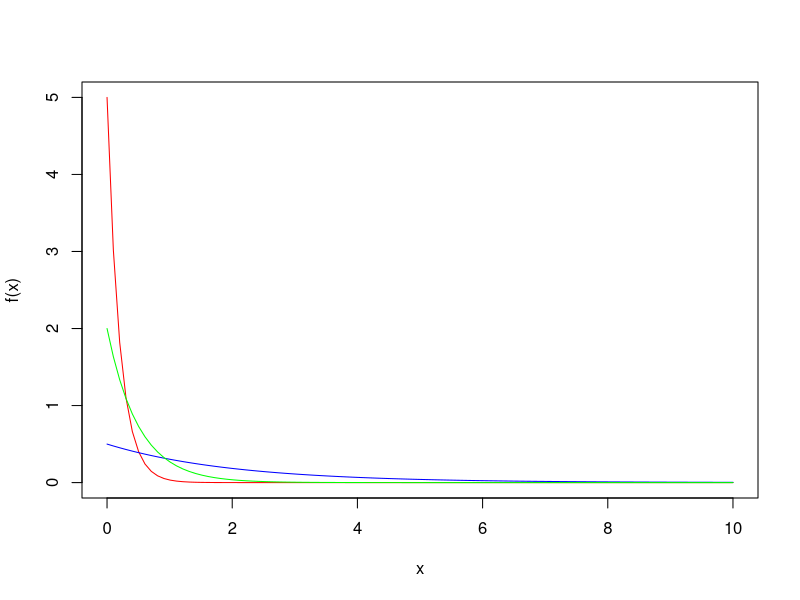
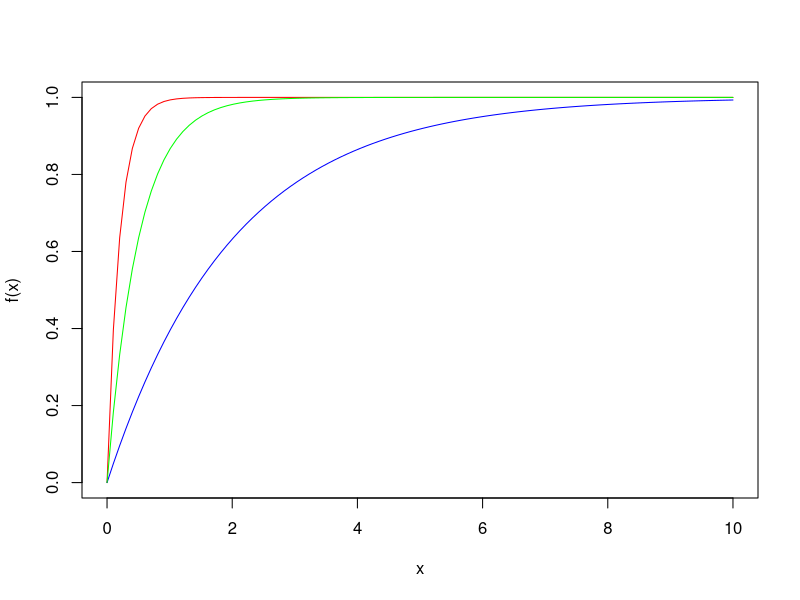
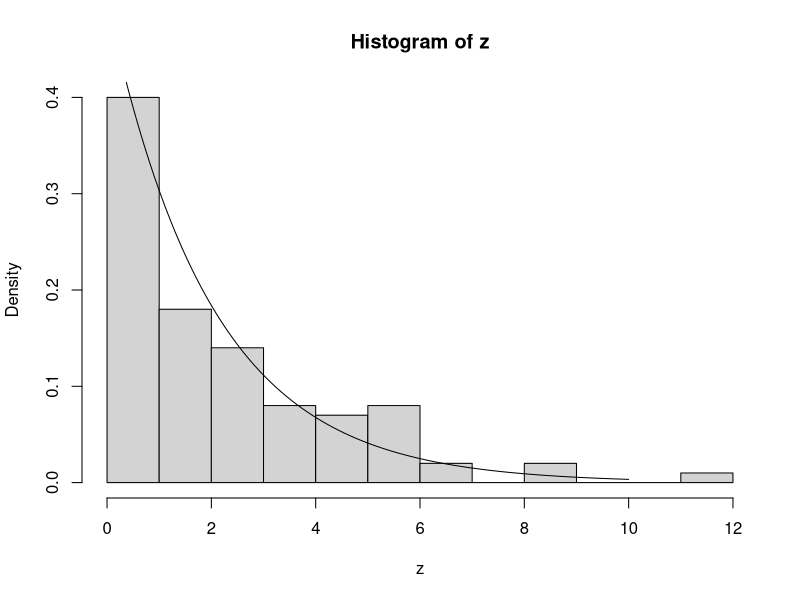
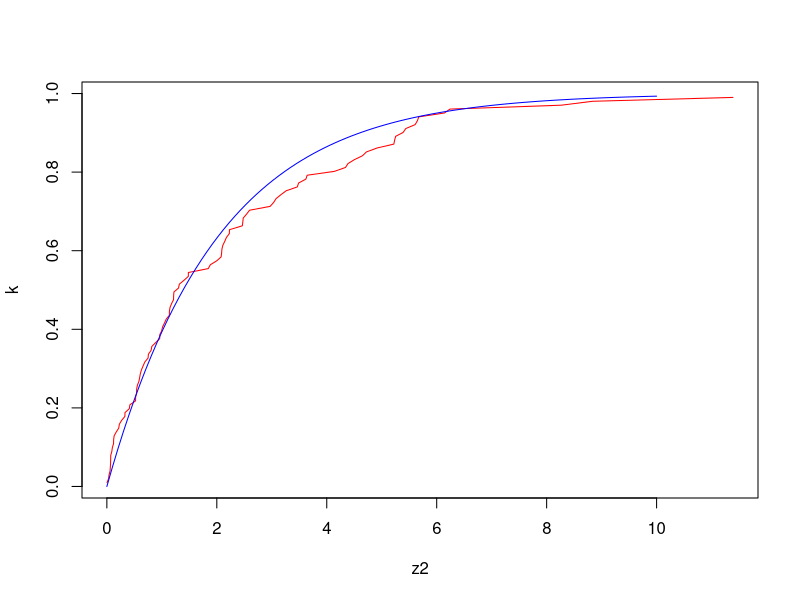
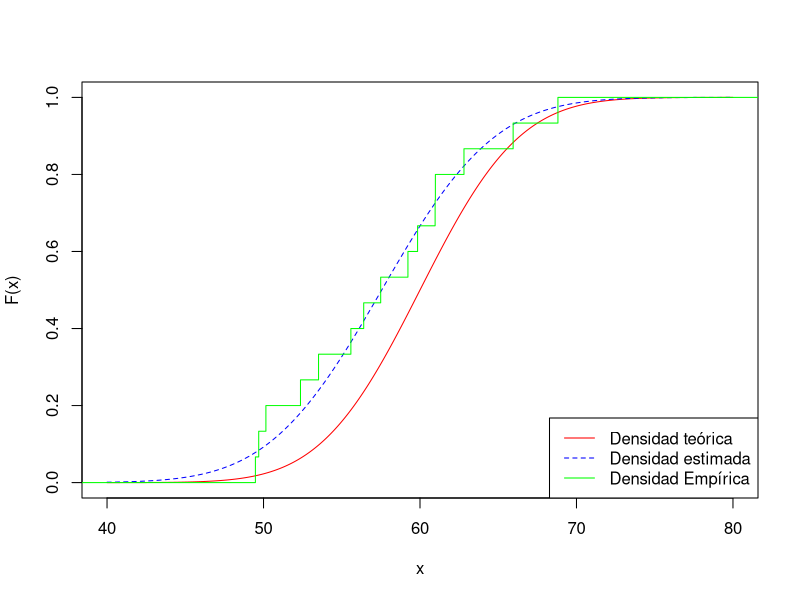
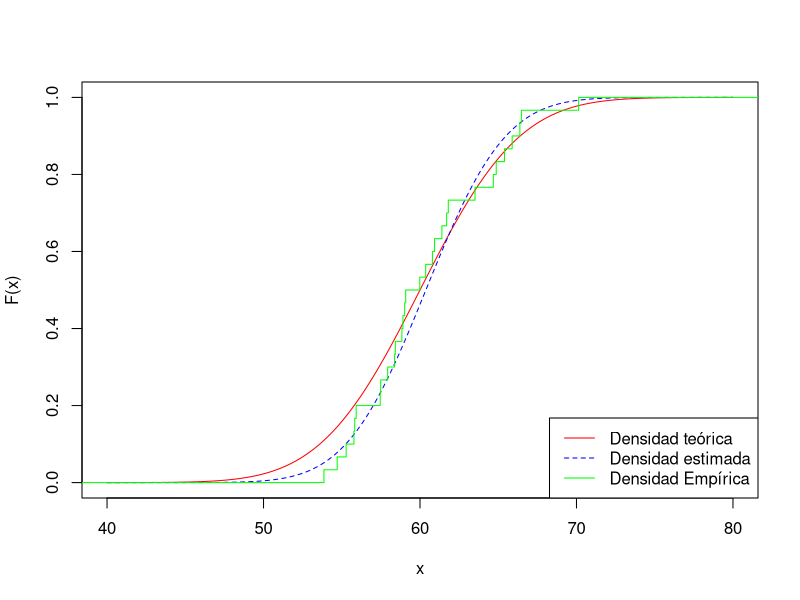
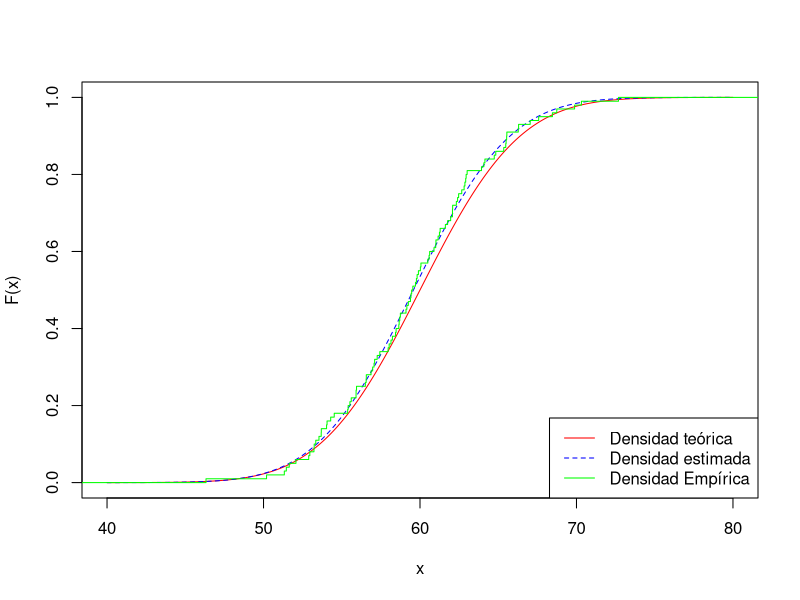

Write the R code that produced these figures, in order.
## @knitr inic
#Jose Miguel Saavedra Aguilar
library(ordinal)
set.seed(157017)

## @knitr t1inicializacion
# Creamos un vector de 100 puntos en el soporte.
# En nuestro caso, tomamos de 0 a 10.
x <- seq(0, 10, length = 100)

## @knitr t1ej1
# y es la función de densidad elegida evaluada en los puntos de x
# Para obtener la función de densidad, se toma "d"+nombre de la distribución,
# por ejemplo dnorm o dexp
y1 <- dexp(x, rate = 5)
y2 <- dexp(x, rate = 0.5)
y3 <- dexp(x, rate = 2)


## @knitr t1ej2
# f es la función de distribución asociada evaluada en los puntos de x
# Para obtener la función de densidad, se toma "p"+nombre de la distribución,
# por ejemplo pnorm o pexp.
f1 <- pexp(x, rate = 5)
f2 <- pexp(x, rate = 0.5)
f3 <- pexp(x, rate = 2)


## @knitr t1ej3
# Tomamos n=100 y simulamos n datos pseudoaleatorios de la distribución elegida
# Para obtener los datos aleatorios, se toma "r"+nombre de la distribución,
# por ejemplo rnorm o rexp
n <- 100
z <- rexp(n, rate = 0.5)

## @knitr t1ej4
#Ahora vamos a ordenar los datos como indica la tarea.
z2 <- sort(z)
# Inicializamos k =i/n+1
k <- numeric()

for (i in 1:n) {
  k[i] <- i / (n + 1)
}

## @knitr t1gr1
plot(x, y1, type = "l", col = "red", xlab = "x", ylab = "f(x)")
lines(x, y2, col = "blue")
lines(x, y3, col = "green")

## @knitr t1gr2
plot(x, f1, type = "l", col = "red", xlab = "x", ylab = "f(x)")
lines(x, f2, col = "blue")
lines(x, f3, col = "green")

## @knitr t1gr3
hist(z, breaks = "FD", freq = FALSE)
lines(x, y2)

## @knitr t1gr4
#Graficamos los puntos y comparamos con la función de densidad teórica
plot(z2, k, col = "red", type = "l")
lines(x, f2, col = "blue")

## @knitr t2ej1
#Ejemplo 2
set.seed(157017)
prob <- c(.1, 0.3, 0.5, 0.7, 1)
frec <- findInterval(runif(1000), prob)
table(frec) / 1000
set.seed(157017)
frecSample <- sample(x = 0:4, size = 1000, replace = TRUE,
                     prob = c(0.1, 0.2, 0.2, 0.2, 0.3))
table(frecSample) / 1000

## @knitr t2ej2
#Ejemplo 3
p <- function(n) {
  values <- sample(1:100, n, replace = TRUE)
  prob <- (2 * values) / (100 * 101)
  return(prob)
}
head(p(10000), n = 30)

## @knitr t2ej3
#Ejemplo 4
mayor <- 0
for (i in 1:10000){
  reclamaciones <- sum(rbinom(1000, 1, 0.09245))
  montos <- sum(rgamma(reclamaciones, 7000, 1))
  if (montos > 500000) {
    mayor <- mayor + 1
  }
}
mayor / 10000


## @knitr t3estimadores
est1 <- function(x) {
  mean(x)
}

est2 <- function(x) {
  n <- length(x)
  sum((x - mean(x))^2) / n
}

est3 <- function(x) {
  n <- length(x)
  -0.5 + sqrt(.25 + sum(x^2) / n)
}

## @knitr t3ej2
lambda <- 3
n1 <- 10
n2 <- 20
n3 <- 40
n4 <- 80
n5 <- 200

x1 <- rpois(n1, lambda)
x2 <- rpois(n2, lambda)
x3 <- rpois(n3, lambda)
x4 <- rpois(n4, lambda)
x5 <- rpois(n5, lambda)

e11 <- est1(x1)
e12 <- est2(x1)
e13 <- est3(x1)
e21 <- est1(x2)
e22 <- est2(x2)
e23 <- est3(x2)
e31 <- est1(x3)
e32 <- est2(x3)
e33 <- est3(x3)
e41 <- est1(x4)
e42 <- est2(x4)
e43 <- est3(x4)
e51 <- est1(x5)
e52 <- est2(x5)
e53 <- est3(x5)

print("  n |  est1,  est2,  est3")
print(sprintf("%3i | %1.3f, %1.3f, %1.3f", n1, e11, e12, e13))
print(sprintf("%3i | %1.3f, %1.3f, %1.3f", n2, e21, e22, e23))
print(sprintf("%3i | %1.3f, %1.3f, %1.3f", n3, e31, e32, e33))
print(sprintf("%3i | %1.3f, %1.3f, %1.3f", n4, e41, e42, e43))
print(sprintf("%3i | %1.3f, %1.3f, %1.3f", n5, e51, e52, e53))


## @knitr t3ej3dfn
n1 <- 15
x1 <- rnorm(n1, mean = 60, sd = 5)
k1 <- 1:n1 / (n1)


## @knitr t3ej3a

estMu <- function(x) {
  mean(x)
}

estSigma <- function(x) {
  n <- length(x)
  sqrt(sum((x - mean(x))^2) / n)
}

mu1 <- estMu(x1)
sigma1 <- estSigma(x1)
k1 <- 1 : n1 / (n1)

## @knitr t3ej3b
x <- seq(40, 80, length = 500)
plot(x, pnorm(x, mean = 60, sd = 5), type = "l", col = "red",
     xlab = "x", ylab = "F(x)")
lines(x, pnorm(x, mean = mu1, sd = sigma1), lty = 2, col = "blue")
lines(c(0, sort(x1), 100), c(0,k1,1), col = "green", type = "s")
legend("bottomright", legend = c("Densidad teórica", "Densidad estimada",
                                 "Densidad Empírica"),
       col = c("red", "blue", "green"), lty = c(1, 2, 1))

## @knitr t3ej3dfn2
n2 <- 30
x2 <- rnorm(n2, mean = 60, sd = 5)
n3 <- 100
x3 <- rnorm(n3, mean = 60, sd = 5)
k2 <- 1:n2 / (n2)
k3 <- 1:n3 / (n3)

## @knitr t3ej3c
mu2 <- estMu(x2)
sigma2 <- estSigma(x2)
mu3 <- estMu(x3)
sigma3 <- estSigma(x3)

## @knitr t3ej3c1
plot(x, pnorm(x, mean = 60, sd = 5), type = "l", col = "red",
     xlab = "x", ylab = "F(x)")
lines(x, pnorm(x, mean = mu2, sd = sigma2), lty = 2, col = "blue")
lines(c(0, sort(x2), 100), c(0, k2, 1), col = "green", type = "s")
legend("bottomright", legend = c("Densidad teórica", "Densidad estimada",
                                 "Densidad Empírica"),
       col = c("red", "blue", "green"), lty = c(1, 2, 1))

## @knitr t3ej3c2
plot(x, pnorm(x, mean = 60, sd = 5), type = "l", col = "red", xlab = "x",
     ylab = "F(x)")
lines(x, pnorm(x, mean = mu3, sd = sigma3), lty = 2, col = "blue")
lines(c(0, sort(x3), 100), c(0, k3, 1), col = "green", type = "s")
legend("bottomright",
       legend = c("Densidad teórica", "Densidad estimada", "Densidad Empírica"),
       col = c("red", "blue", "green"), lty = c(1, 2, 1))


## @knitr t4setBootstrap
n <- 300
lambda <- 5
x <- rexp(300, rate = lambda)

## @knitr t4estadisticas
est1 <- function(x) {
  # First Statistic, lambda estimator by the sample mean
  1 / mean(x)
}

est2 <- function(x) {
  # Second Statistic, lambda estimator by the sample standard deviation
  n <- length(x)
  mX <- mean(x)
  sqrt((n - 1) / sum((x - mX)^2))
}


## @knitr t4bootstrap

k <- 100
m <- 30

lambdaEst1 <- numeric(k)
lambdaEst2 <- numeric(k)

for(i in 1:k){
    z <- sample(x, size = m, replace = FALSE)
    lambdaEst1[i] <- est1(z)
    lambdaEst2[i] <- est2(z)
}

## @knitr t4comparativo

S1 <- sd(lambdaEst1)
S2 <- sd(lambdaEst2)

print(sprintf("La desviación estándar del estimador 1 es %2.3f", S1))
print(sprintf("La desviación estándar del estimador 2 es %2.3f", S2))


## @knitr t5setBootstrap
n <- 300
lambda <- 5
x <- rexp(300, rate = lambda)

## @knitr t5estadisticas
est1 <- function(x) {
  # First Statistic, lambda estimator by the sample mean
  1 / mean(x)
}

est2 <- function(x) {
  # Second Statistic, lambda estimator by the sample standard deviation
  n <- length(x)
  mX <- mean(x)
  sqrt((n - 1) / sum((x - mX)^2))
}


## @knitr t5bootstrap
r <- mean(x)
k <- 100
m <- 30

lambdaEst1 <- numeric(k)
lambdaEst2 <- numeric(k)

for (i in 1:k){
  z <- rexp(m, rate = 1 / r)
  lambdaEst1[i] <- est1(z)
  lambdaEst2[i] <- est2(z)
}

## @knitr t5comparativo

S1 <- sd(lambdaEst1)
S2 <- sd(lambdaEst2)

print(sprintf("La desviación estándar del estimador 1 es %2.3f", S1))
print(sprintf("La desviación estándar del estimador 2 es %2.3f", S2))


## @knitr t6setBootstrap
n <- 300
mu <- .2
sigma <- .2
x <- rnorm(300, mean = mu, sd = sigma)

## @knitr t6estadisticas
est1 <- function(x) {
  # First Statistic, lambda estimator by the sample mean
  quantile(x, 0.975)
}


muEst <- mean(x)
sigmaEst <- sd(x)

## @knitr t6bootstrap

k <- 100
m <- 30

meanEst1 <- numeric(k)

for (i in 1:k){
  #z <- sample(x, size = m, replace = FALSE)
  z <- rnorm(m, mean = muEst, sd = sigmaEst)
  meanEst1[i] <- est1(z)
}

## @knitr t6comparativo

S1 <- quantile(meanEst1, 0.02)
S2 <- quantile(meanEst1, 0.98)

T1 <- mean(meanEst1) + sd(meanEst1) / sqrt(k) * qt(0.02, k - 1)
T2 <- mean(meanEst1) + sd(meanEst1) / sqrt(k) * qt(0.98, k - 1)

print(sprintf("El cuantil empírico 0.02 es %2.3f", S1))
print(sprintf("El cuantil empírico 0.98 es %2.3f", S2))
print(sprintf("El cuantil T 0.02 es %2.3f", T1))
print(sprintf("El cuantil T 0.98 es %2.3f", T2))